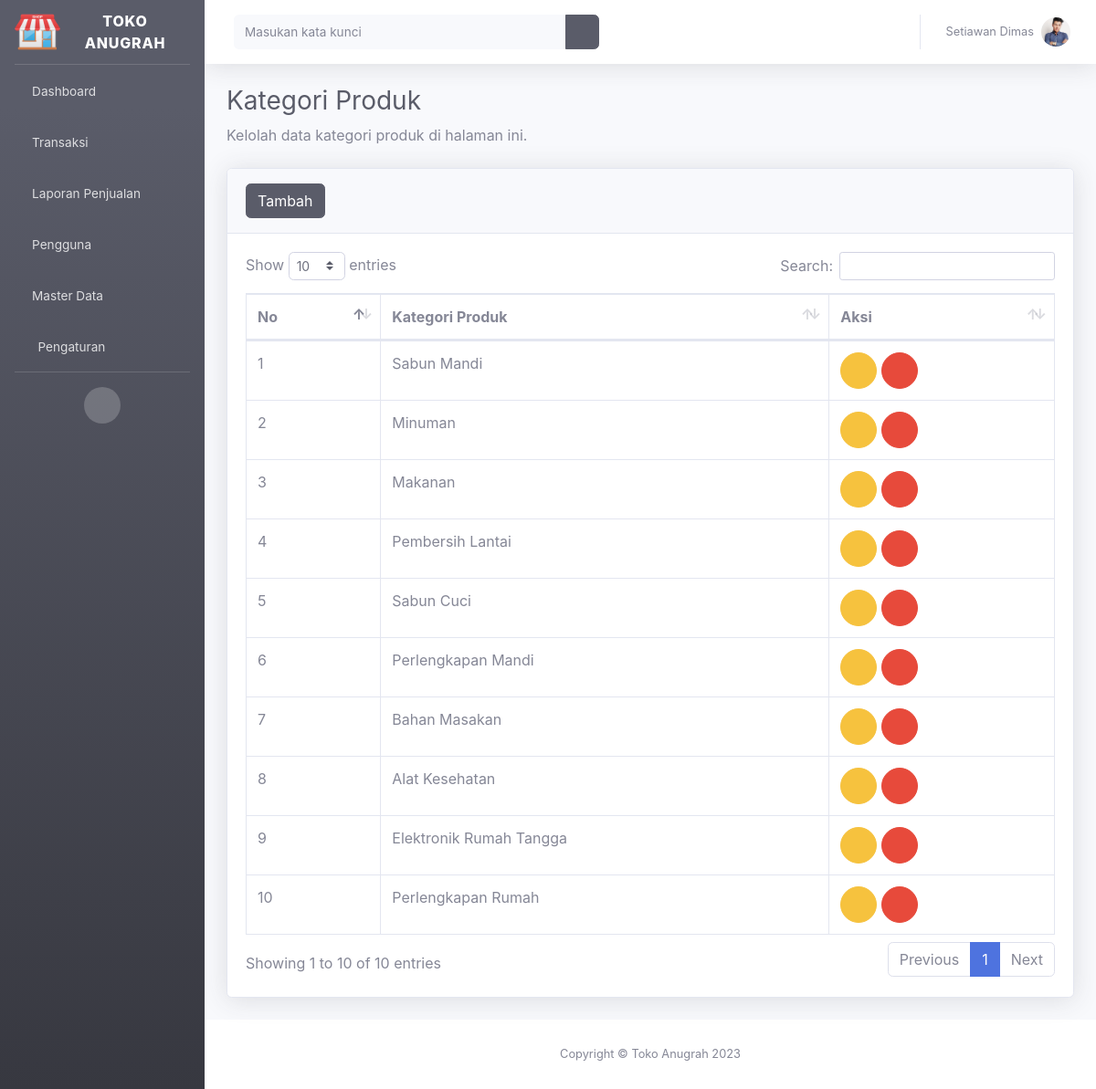
The app's page /index.php?page=kategori_produk (signed in) with its own data.
### tables this page shows
CREATE TABLE `profil_aplikasi` (
  `id` int(11) NOT NULL,
  `nama_aplikasi` varchar(30) NOT NULL,
  `alamat` varchar(100) NOT NULL,
  `no_telp` char(14) NOT NULL,
  `website` varchar(50) NOT NULL,
  `logo` varchar(100) NOT NULL
);

CREATE TABLE `pengguna` (
  `id_pengguna` int(11) NOT NULL,
  `kode_pengguna` char(9) NOT NULL,
  `nama_pengguna` varchar(50) NOT NULL,
  `email` varchar(35) NOT NULL,
  `no_telp` char(14) NOT NULL,
  `foto` varchar(100) NOT NULL,
  `username` varchar(50) NOT NULL,
  `password` varchar(500) NOT NULL,
  `level` varchar(10) NOT NULL,
  `status` int(11) NOT NULL
);

CREATE TABLE `kategori_produk` (
  `id_kt_produk` int(11) NOT NULL,
  `nama_kt_produk` varchar(50) NOT NULL
);

### page/produk/kategori/index.php (the view, shortened to what this page needs)
<div class="container-fluid">
<h1 class="h3 mb-2 text-gray-800">Kategori Produk</h1>
<p class="mb-4">Kelolah data kategori produk di halaman ini.</p>
<div class="card shadow mb-4">
  <div class="card-header py-3">
    <button class="btn-tambah btn btn-dark btn-icon-split"><span class="text">Tambah</span></button>
  </div>
  <div class="card-body">
    <div class="table-responsive">
      <table class="table table-bordered" id="dataTable" width="100%" cellspacing="0">
        <thead>
          <tr>
            <th>No</th>
            <th>Kategori Produk</th>
            <th>Aksi</th>
          </tr>
        </thead>
        <tbody>
            <?php
                include 'config/database.php';
                $sql="select * from kategori_produk order by id_kt_produk desc";
                $hasil=mysqli_query($kon,$sql);
                $no=0;
                while ($data = mysqli_fetch_array($hasil)):
                $no++;
            ?>
            <tr>
                <td><?php echo $no; ?></td>
                <td><?php echo $data['nama_kt_produk']; ?></td>
                <td>
                    <button class="btn-edit btn btn-warning btn-circle" id_kt_produk="<?php echo $data['id_kt_produk']; ?>" data-toggle="tooltip" title="Edit Produk" data-placement="top"><i class="fas fa-edit"></i></button>
                    <button class="btn-hapus btn btn-danger btn-circle"  id_kt_produk="<?php echo $data['id_kt_produk']; ?>" data-toggle="tooltip" title="Hapus Produk" data-placement="top"><i class="fas fa-trash"></i></button>
                </td>
            </tr>
            <?php endwhile; ?>
        </tbody>
      </table>
    </div>
  </div>
</div>
</div>

### index.php (shortened to what this page needs)
<?php
  include 'config/database.php';
  $hasil=mysqli_query($kon,"select * from profil_aplikasi order by nama_aplikasi desc limit 1");
  $data = mysqli_fetch_array($hasil);
?>
<!DOCTYPE html>
<html lang="en">
<head>
  <link href="assets/vendor/fontawesome-free/css/all.min.css" rel="stylesheet" type="text/css">
  <link href="assets/font/font.css" rel="stylesheet">
  <link href="assets/css/sb-admin-2.min.css" rel="stylesheet">
  <link href="assets/vendor/datatables/dataTables.bootstrap4.min.css" rel="stylesheet">
  <link rel="stylesheet" href="assets/plugin/datepicker/css/datepicker.css">
</head>
<body>
  <div id="wrapper">
    <ul class="navbar-nav bg-gradient-dark sidebar sidebar-dark accordion" id="accordionSidebar">
      <a class="sidebar-brand d-flex align-items-center justify-content-center" href="#">
        <div class="sidebar-brand-icon">
          <img src="page/aplikasi/logo/<?php echo $data['logo']; ?>" width="50px" alt="brand"/>
        </div>
        <div class="sidebar-brand-text mx-3"><?php echo $data['nama_aplikasi'];?></div>
      </a>
      <hr class="sidebar-divider my-0">
      <li class="nav-item">
        <a class="nav-link" href="index.php?page=dashboard">
        <i class="fas fa-home"></i>
          <span>Dashboard</span></a>
      </li>
      <li class="nav-item">
        <a class="nav-link collapsed" href="#" data-toggle="collapse" data-target="#transaksi" aria-expanded="true" aria-controls="collapseTwo">
        <i class="fas fa-shopping-cart"></i>
          <span>Transaksi</span>
        </a>
      </li>
      <?php if ($_SESSION["level"]=="Admin" || $_SESSION["level"]=="Manajer"): ?>
      <li class="nav-item">
        <a class="nav-link collapsed" href="#" data-toggle="collapse" data-target="#laporan" aria-expanded="true" aria-controls="collapseTwo">
        <i class="fas fa-book"></i>
          <span>Laporan Penjualan</span>
        </a>
      </li>
      <?php endif; ?>
      <?php if ($_SESSION["level"]=="Admin"): ?>
      <li class="nav-item">
        <a class="nav-link collapsed" href="#" data-toggle="collapse" data-target="#pengguna" aria-expanded="true" aria-controls="collapseTwo">
        <i class="fas fa-users"></i>
          <span>Pengguna</span>
        </a>
      </li>
      <li class="nav-item">
        <a class="nav-link collapsed" href="#" data-toggle="collapse" data-target="#master_data" aria-expanded="true" aria-controls="collapseTwo">
        <i class="fas fa-database"></i>
          <span>Master Data</span>
        </a>
      </li>
      <?php endif; ?>
      <?php if ($_SESSION["level"]=="Admin"): ?>
      <li class="nav-item">
        <a class="nav-link collapsed" href="#" data-toggle="collapse" data-target="#pengaturan" aria-expanded="true" aria-controls="collapseTwo">
          <i class="fas fa-fw fa-cog"></i>
          <span>Pengaturan</span>
        </a>
      </li>
      <?php endif; ?>
      <hr class="sidebar-divider d-none d-md-block">
      <div class="text-center d-none d-md-inline">
        <button class="rounded-circle border-0" id="sidebarToggle"></button>
      </div>
    </ul>
    <div id="content-wrapper" class="d-flex flex-column">
      <div id="content">
        <nav class="navbar navbar-expand navbar-light bg-white topbar mb-4 static-top shadow">
          <form action="page/pencarian/index.php" method="get" class="d-none d-sm-inline-block form-inline mr-auto ml-md-3 my-2 my-md-0 mw-100 navbar-search">
            <div class="input-group">
              <input type="text" class="form-control bg-light border-0 small" placeholder="Masukan kata kunci" aria-label="Search" aria-describedby="basic-addon2">
              <div class="input-group-append">
                <button class="btn btn-dark" type="submit">
                  <i class="fas fa-search fa-sm"></i>
                </button>
              </div>
            </div>
          </form>
          <ul class="navbar-nav ml-auto">
            <?php
              include 'config/database.php';
              $id_pengguna=$_SESSION["id_pengguna"];
              $hasil=mysqli_query($kon,"select nama_pengguna,foto from pengguna where id_pengguna=$id_pengguna");
              $row = mysqli_fetch_array($hasil);
            ?>
            <li class="nav-item dropdown no-arrow">
              <a class="nav-link dropdown-toggle" href="#" id="userDropdown" role="button" data-toggle="dropdown" aria-haspopup="true" aria-expanded="false">
                <span class="mr-2 d-none d-lg-inline text-gray-600 small"><?php echo $row["nama_pengguna"]; ?></span>
                <img class="img-profile rounded-circle" src="page/pengguna/foto/<?php echo $row["foto"]; ?>">
              </a>
            </li>
          </ul>
        </nav>
        <?php
          if(isset($_GET['page'])){
            $page = $_GET['page'];
            switch ($page) {
              case 'kategori_produk':
                include "page/produk/kategori/index.php";
                break;
            }
          }
      ?>
      </div>
      <?php
        include 'config/database.php';
        $hasil=mysqli_query($kon,"select * from profil_aplikasi order by nama_aplikasi desc limit 1");
        $data = mysqli_fetch_array($hasil);
      ?>
      <footer class="sticky-footer bg-white">
        <div class="container my-auto">
          <div class="copyright text-center my-auto">
            <span>Copyright &copy; <?php echo $data['nama_aplikasi'];?> <?php echo date('Y');?> </span>
          </div>
        </div>
      </footer>
    </div>
  </div>
  <link href="assets/plugin/select2/select2.min.css" rel="stylesheet" />
</body>
</html>

### records on screen
profil_aplikasi: logo (picture), nama_aplikasi "TOKO ANUGRAH", nama_aplikasi "Toko Anugrah"
pengguna: nama_pengguna "Setiawan Dimas", foto (picture)
kategori_produk: nama_kt_produk "Sabun Mandi"
kategori_produk: nama_kt_produk "Minuman"
kategori_produk: nama_kt_produk "Makanan"
kategori_produk: nama_kt_produk "Pembersih Lantai"
kategori_produk: nama_kt_produk "Sabun Cuci"
kategori_produk: nama_kt_produk "Perlengkapan Mandi"
kategori_produk: nama_kt_produk "Bahan Masakan"
kategori_produk: nama_kt_produk "Alat Kesehatan"
kategori_produk: nama_kt_produk "Elektronik Rumah Tangga"
kategori_produk: nama_kt_produk "Perlengkapan Rumah"
